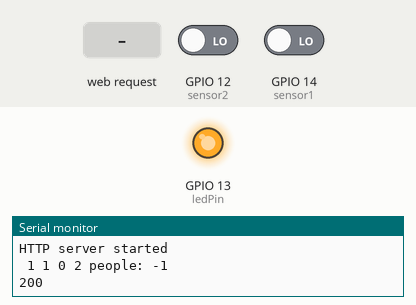
Simulated run of this sketch. Board: ESP8266 (NodeMCU). On the bench: output pins drawn as LEDs (lit = HIGH), the last lines printed to the serial monitor. The inputs (shaded band) are chosen by the test bench; at power-on: GPIO 12 (sensor2) LOW, GPIO 14 (sensor1) LOW. WiFi joins after 1.5 s; servers stay silent unless stated; uploads are accepted with an empty reply.

Above: at 2.7 s.
2.8 s: HTTP request GET /person/add received
At 3.1 s:
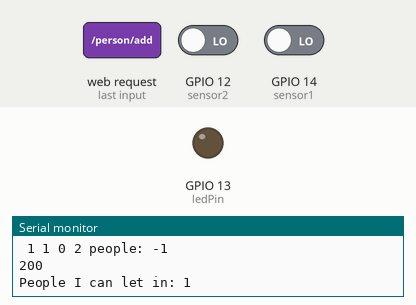
Timing chart, 0 to 5.8 s (numbered marks = the images above; inputs shaded):
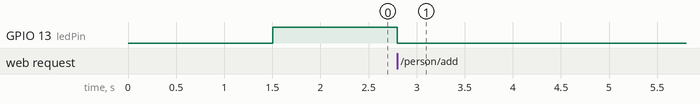

The sketch:

doors.ino
```cpp
#include <ESP8266WiFi.h>
#include <WiFiClient.h>
#include <ESP8266WebServer.h>
#include <ESP8266mDNS.h>
#include <ESP8266HTTPClient.h>

#ifndef STASSID
#define STASSID "***"
#define STAPSK  "***"
#define DOOR_ID "bfeec271-f5b6-4d9a-8556-6ad9f83b570a"
#define SERVER "http://192.168.1.113:8000/api/"
#define API_KEY "&YmO|^7Ck!rY=nYPtR{Y?${Tzkgw0)/^UWC;>Mb9(q0=Nkq{:9GUg6E244A0Xi["
#endif

const String doorId = DOOR_ID;
const String serverUrl = SERVER;
const String apiKey = API_KEY;
const char* ssid = STASSID;
const char* password = STAPSK;

#define ledPin 13
#define sensor1 14
#define sensor2 12

ESP8266WebServer server(80);

int people = 0;
int firstSensorToComeIn = 0;
int site = 0;
String siteStr = "";
bool personCounted = false;
bool doorsOpened = false;
int letPeopleIn = 0;
int peopleIn = 0;
int peopleOut = 0;

void handleRoot() {
  digitalWrite(ledPin, HIGH);
  server.send(200, "text/plain", "People inside : " + String(people) + ", Incomming people: " + String(letPeopleIn) + ", PeopleIn: " + String(peopleIn) + ", PeopleOut: " + String(peopleOut));
  digitalWrite(ledPin, LOW);
}

void handleDoorsOpen () {
  letPeopleIn += 1;
  server.send(200, "text/plain", "Incomming people: " + String(letPeopleIn));
  Serial.println("People I can let in: " + String(letPeopleIn));
}

void sendRequestAboutPerson (int incoming) {
  HTTPClient http;
  http.begin(serverUrl + "clients");
  http.addHeader("Content-Type", "application/json");
  http.addHeader("Authorization", "Bearer " + apiKey);
  int httpCode = http.POST("{\"ingoing\": " + String(incoming == 1 ? "true" : "false") + ",\"doorId\": \"" + doorId + "\"}");
  String payload = http.getString();
  Serial.println(httpCode);   //Print HTTP return code
  Serial.println(payload);    //Print request response payload

  http.end();  //Close connection
}

void setup() {
  Serial.begin(115200);
  pinMode(ledPin, OUTPUT);
  pinMode(sensor1, INPUT);
  pinMode(sensor2, INPUT);

  WiFi.mode(WIFI_STA);
  WiFi.begin(ssid, password);
  Serial.println("");

  // Wait for connection
  while (WiFi.status() != WL_CONNECTED) {
    delay(500);
    Serial.print(".");
  }
  Serial.println("");
  Serial.print("Connected to ");
  Serial.println(ssid);
  Serial.print("IP address: ");
  Serial.println(WiFi.localIP());

  if (MDNS.begin("esp8266")) {
    Serial.println("MDNS responder started");
  }

  server.on("/", handleRoot);
  server.on("/person/add", handleDoorsOpen);

  server.on("/inline", []() {
    server.send(200, "text/plain", "this works as well");
  });

  server.begin();
  Serial.println("HTTP server started");
}

void loop() {
  delay(1);        // delay in between reads for stability

  server.handleClient();
  MDNS.update();
  if (letPeopleIn == 0) {
    digitalWrite(ledPin, HIGH);
  } else {
    digitalWrite(ledPin, LOW);
  }

  int sensor1Result = digitalRead(sensor1) ? 0 : 1;
  int sensor2Result = digitalRead(sensor2) ? 0 : 1;
  int sensors = sensor1Result + sensor2Result;
  if (firstSensorToComeIn == 0 && sensors == 1) {
    firstSensorToComeIn = sensor1Result == 1 ? 1 : 2;
  } else if (sensors == 0) {
    firstSensorToComeIn = 0;
    personCounted = false;
  } else if (sensors == 2) {
    siteStr = firstSensorToComeIn == 1 ? " w prawo " : "w lewo";
    site = firstSensorToComeIn == 1 ? 1 : 2;
    if (!personCounted) {
      personCounted = true;
      if (site == 1 && letPeopleIn != 0) letPeopleIn -= 1;
      if (site == 1) { peopleIn += 1; } else { peopleOut += 1; }
      people = people + (site == 1 ? 1 : -1);
      String log = " " + String(sensor1Result) + " " + String(sensor2Result) + " " + String(firstSensorToComeIn) + " " + site + " people: " + String(people) ;
      Serial.println(log);
      sendRequestAboutPerson(site);
    }
  }
}
```

Measured:
- after the input at 2.8 s, GPIO 13 (ledPin): HIGH → LOW at once
